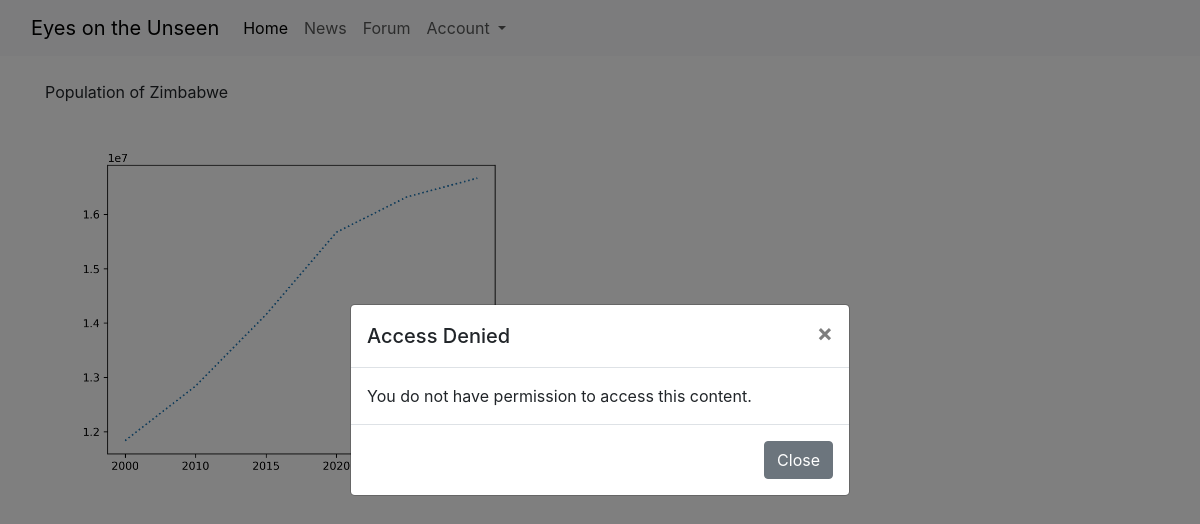
Before: /zimbabwe/ with the older database file.
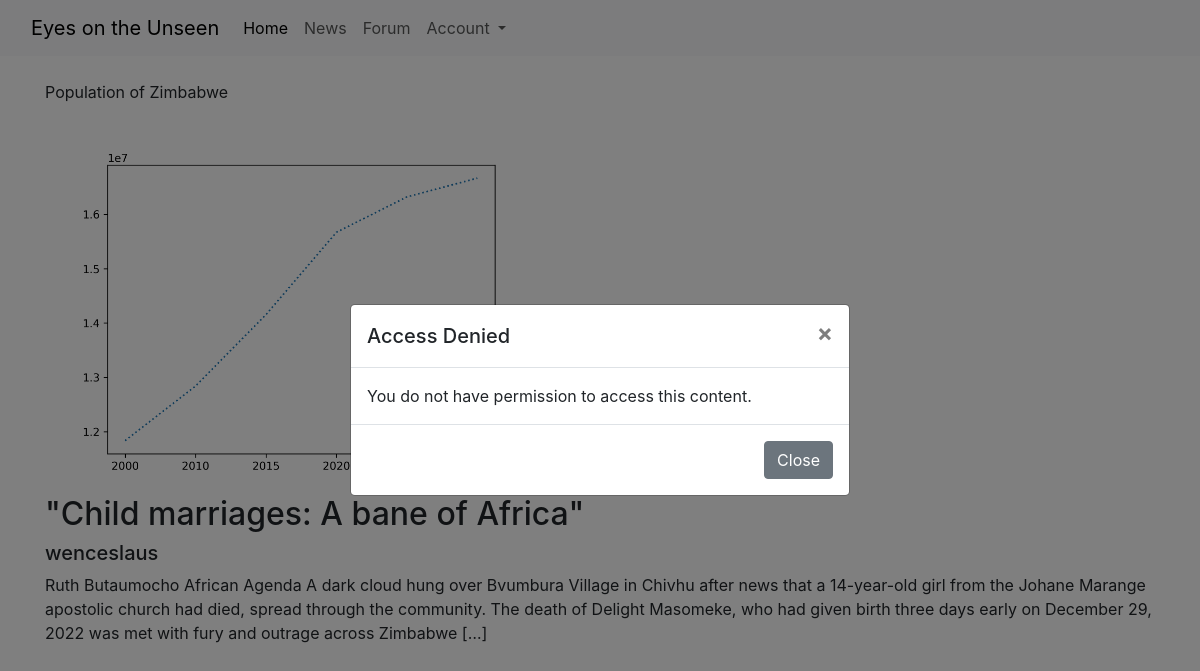
After: the same page with the newer database file.
### blog/models.py (models this page shows)
class Content(models.Model):
    id = models.BigAutoField(primary_key=True)
    title = models.CharField(max_length=200)
    link = models.CharField(max_length=2000)
    publish_date = models.DateTimeField()
    author = models.CharField(max_length=80)
    publisher = models.CharField(max_length=80)
    country = models.CharField(max_length=50)
    language = models.CharField(max_length=50)
    description = models.TextField()
    image_url = models.CharField(max_length=2000)
    video_url = models.CharField(max_length=2000)

### blog/views.py (the view)
# urls.py: path("zimbabwe/", views.zimbabwe, name="zimbabwe"),
@allowed_users(allowed_roles=["moderators", "members"])
def zimbabwe(request):
    data = {
        "2023": 16665409,
        "2022": 16320537,
        "2020": 15669666,
        "2015": 14154937,
        "2010": 12839771,
        "2000": 11834676,
    }
    names = list(data.keys())[::-1]
    values = list(data.values())[::-1]
    plt.figure()
    plt.plot(names, values, linestyle="dotted")
    buf = BytesIO()
    plt.savefig(buf, format="png", dpi=300)
    image_base64 = base64.b64encode(buf.getvalue()).decode("utf-8").replace("\n", "")
    buf.close()
    all_entries = models.Content.objects.filter(country="Zimbabwe")
    return render(
        request, "zimbabwe.html", {"image_base64": image_base64, "content": all_entries}
    )

### blog/templates/zimbabwe.html (shortened to what this page needs)
{% extends 'base.html' %}
{% block content %}
<html>
   <head>
      <link rel="stylesheet" href="https://maxcdn.bootstrapcdn.com/bootstrap/4.5.2/css/bootstrap.min.css">
   </head>
   <body>
      {% if not has_access %}
      <div class="modal fade" id="accessDeniedModal" tabindex="-1" role="dialog" aria-labelledby="accessDeniedModalLabel" aria-hidden="true">
         <div class="modal-dialog modal-dialog-centered" role="document">
            <div class="modal-content">
               <div class="modal-header">
                  <h5 class="modal-title" id="accessDeniedModalLabel">Access Denied</h5>
                  <button type="button" class="close" data-dismiss="modal" aria-label="Close">
                  <span aria-hidden="true">&times;</span>
                  </button>
               </div>
               <div class="modal-body">
                  You do not have permission to access this content.
               </div>
               <div class="modal-footer">
                  <button type="button" class="btn btn-secondary" data-dismiss="modal">Close</button>
               </div>
            </div>
         </div>
      </div>
      {% endif %}
      <p>Population of Zimbabwe</p>
      <img alt="Population Chart" width=500 height=auto />
      <h2>{{ content.0.title }}</h2>
      <h5>{{ content.0.author }}</h5>
      <p>{{ content.0.description }}</p>
   </body>
</html>
{% endblock %}

Changed rows visible on the page:
added Content: title "\"Child marriages: A bane of Africa\"", author "wenceslaus", description "Ruth Butaumocho African Agenda A dark cloud hung over Bvumbura Village in Chivhu after news that a 14-year-old girl from the Johane Marange apostolic church had died, spread through the community. The death of Delight Masomeke, who had given birth three days early on December 29, 2022 was met with fury and outrage across Zimbabwe […]"
